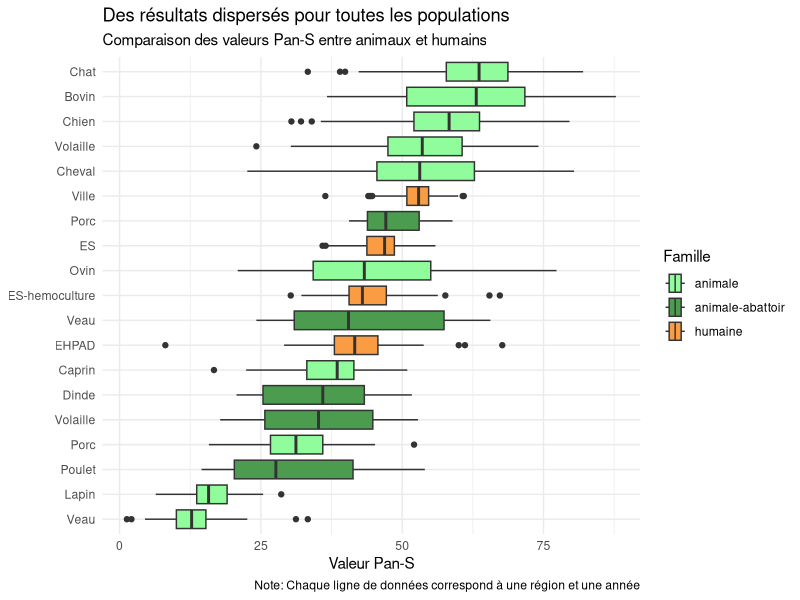
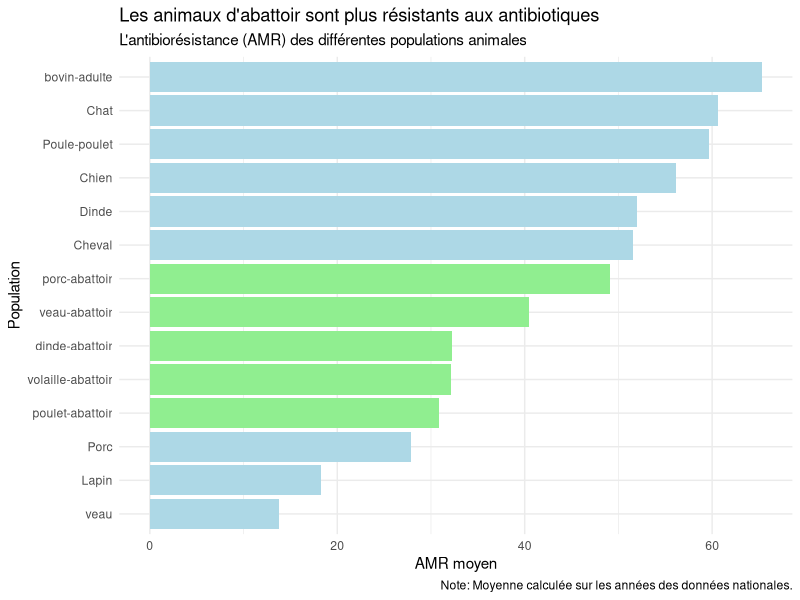
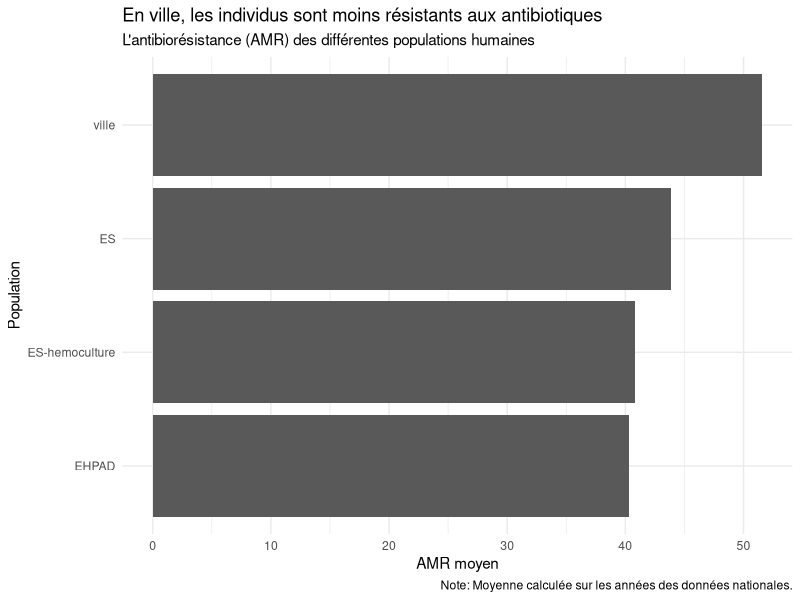
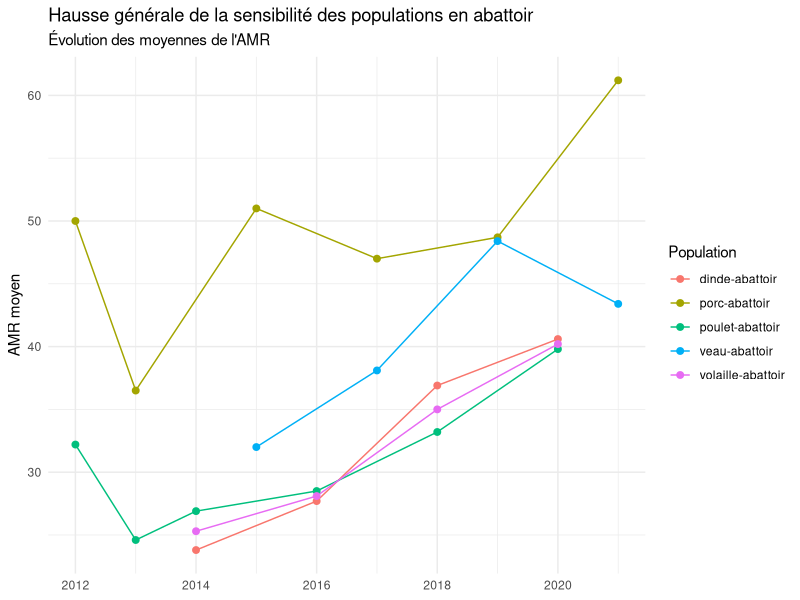
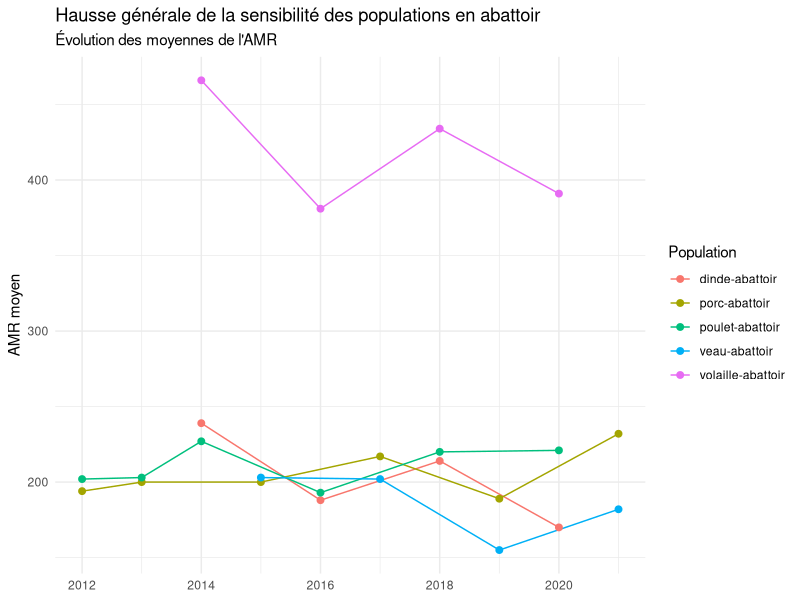
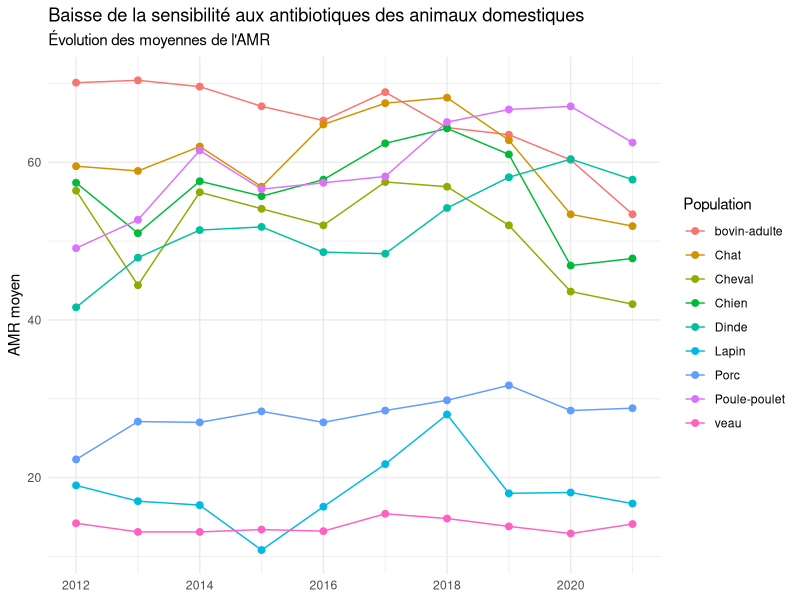
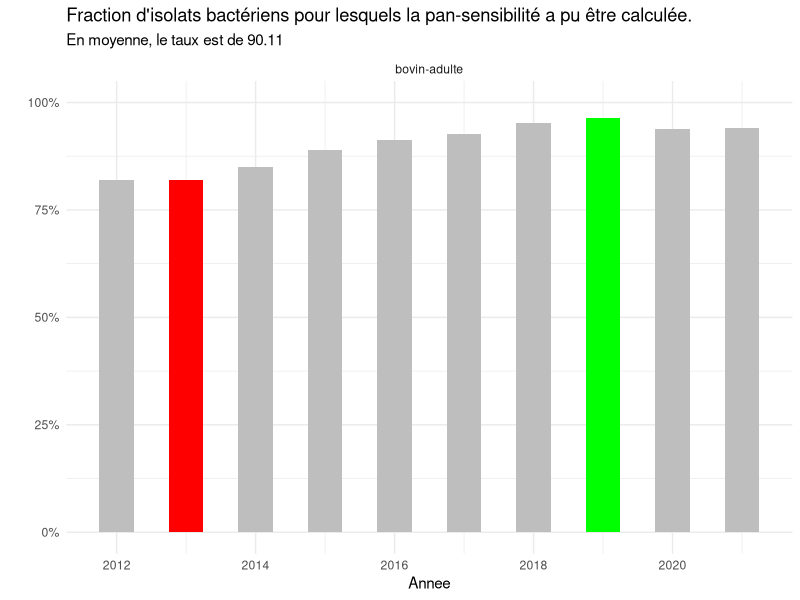
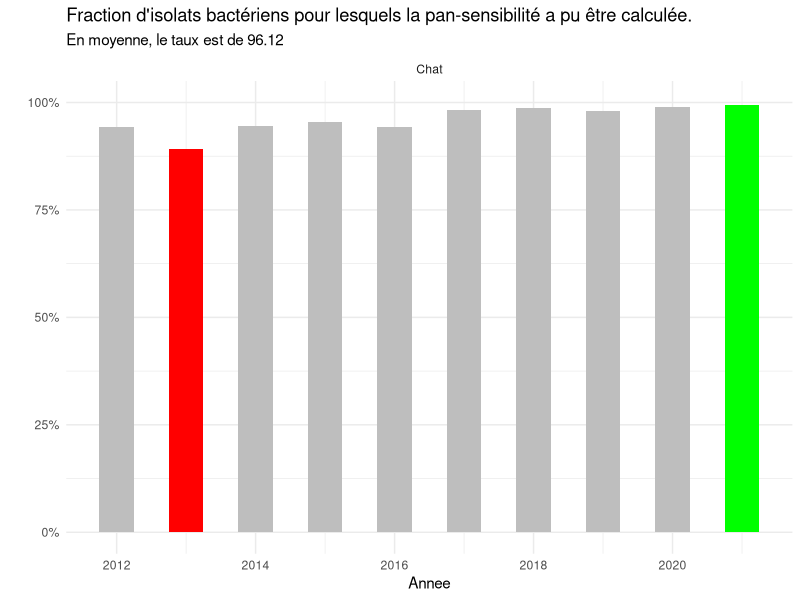

The R source for these figures, in order:
## ---- chunk 1
knitr::opts_chunk$set(echo = TRUE)
library(readxl)
library(tidyr)
library(dplyr)
library(ggplot2)
library(stringr)
## ---- chunk 2
AMR <- read_excel("donnees/donnees_AMR.xlsx")

# Données permettant d'étudier la perte d'effectif des pan-sensibles
ResapathFrance <- read_xlsx("donnees/ModeleCollecte_PROMISE_ResapathFrance.xlsx",sheet = "Modele de collecte")

# On renomme "bovin-abattoir" en "veau-abattoir"
AMR$population <- ifelse(AMR$population == "bovin-abattoir", "veau-abattoir", AMR$population)
## ---- chunk 3
AMR_nationale <- AMR %>%
  filter(region == "Nationale")
AMR_regionale <- AMR %>%
  filter(region != "Nationale")

AMR_nationale_animal <- AMR_nationale %>%
  filter(famille == "animale")
AMR_nationale_humain <- AMR_nationale %>%
  filter(famille == "humaine")

# Indicatrice selon que la population provient d'un abattoir ou non
AMR_nationale_animal$abattoir <- grepl("abattoir", AMR_nationale_animal$population, ignore.case = TRUE)

AMR_regionale$famille2 <- paste(AMR_regionale$famille, ifelse(grepl("abattoir", AMR_regionale$population, ignore.case = TRUE), "-abattoir", ""), sep = "")

# Uniformisation entre les différentes tables
ResapathFrance <- ResapathFrance%>%
  mutate(population = as.factor(population),
         `profil AMR`= as.factor(`profil AMR`),
         region = as.factor(region))

# On retire les observations SARM (ça supprime aussi les lignes vide)
ResapathFrance_sansSARM <- ResapathFrance%>%
  filter(`profil AMR` != "SARM", bacterie == "Escherichia coli")
## ---- chunk 4
label <- c("Veau", "Lapin", "Poulet", "Porc", "Volaille", "Dinde", "Caprin", "EHPAD", "Veau", "ES-hemoculture", "Ovin", "ES", "Porc", "Ville", "Cheval","Volaille", "Chien", "Bovin", "Chat")

ggplot(AMR_regionale, aes(x = `valeur AMR`, y = reorder(population, `valeur AMR`, mean), fill = famille2))+
  geom_boxplot()+
  labs(title = "Des résultats dispersés pour toutes les populations",
       subtitle = "Comparaison des valeurs Pan-S entre animaux et humains",
       caption = "Note: Chaque ligne de données correspond à une région et une année",
       y = NULL,
       x = "Valeur Pan-S",
       fill = "Famille")+
  theme_minimal()+
  scale_fill_manual(values = c("#90fc9b", "#4b9c4f", "#fa9c43"))+
  scale_y_discrete(labels = label)
## ---- chunk 5
moyenne_AMR <- AMR_nationale_animal %>%
  group_by(population, famille, abattoir) %>%
  summarize(moyenne_AMR = mean(`valeur AMR`)) %>%
  arrange(moyenne_AMR)

ggplot(moyenne_AMR, aes(x = moyenne_AMR, y = reorder(population, moyenne_AMR), fill = abattoir))+
  geom_bar(stat = "identity", position = "dodge") +
  labs(title = "Les animaux d'abattoir sont plus résistants aux antibiotiques",
       subtitle = "L'antibiorésistance (AMR) des différentes populations animales",
       caption = "Note: Moyenne calculée sur les années des données nationales.",
       y = "Population",
       x = "AMR moyen") +
  theme_minimal()  +
  guides(fill = FALSE) +
  scale_fill_manual(values = c("lightblue", "lightgreen"))

moyenne_AMR <- AMR_nationale_humain %>%
  group_by(population, famille) %>%
  summarize(moyenne_AMR = mean(`valeur AMR`)) %>%
  arrange(moyenne_AMR)

ggplot(moyenne_AMR, aes(x = moyenne_AMR, y = reorder(population, moyenne_AMR)))+
  geom_bar(stat = "identity", position = "dodge") +
  labs(title = "En ville, les individus sont moins résistants aux antibiotiques",
       subtitle = "L'antibiorésistance (AMR) des différentes populations humaines",
       caption = "Note: Moyenne calculée sur les années des données nationales.",
       y = "Population",
       x = "AMR moyen") +
  theme_minimal()
## ---- chunk 6
ggplot(AMR_nationale_animal[which(AMR_nationale_animal$abattoir == TRUE),], aes(x = annee, y = `valeur AMR`, group = population, color = population)) +
  geom_line(stat = "summary", fun = "mean") +
  geom_point(stat = "summary", fun = "mean", size = 2) +
  labs(title = "Hausse générale de la sensibilité des populations en abattoir",
       subtitle = "Évolution des moyennes de l'AMR",
       x = NULL,
       y = "AMR moyen",
       color = "Population") +
  theme_minimal()

ggplot(AMR_nationale_animal[which(AMR_nationale_animal$abattoir == TRUE),], aes(x = annee, y = `effectif AMR`, group = population, color = population)) +
  geom_line(stat = "summary", fun = "mean") +
  geom_point(stat = "summary", fun = "mean", size = 2) +
  labs(title = "Hausse générale de la sensibilité des populations en abattoir",
       subtitle = "Évolution des moyennes de l'AMR",
       x = NULL,
       y = "AMR moyen",
       color = "Population") +
  theme_minimal()

ggplot(AMR_nationale_animal[which(AMR_nationale_animal$abattoir == FALSE),], aes(x = annee, y = `valeur AMR`, group = population, color = population)) +
  geom_line(stat = "summary", fun = "mean") +
  geom_point(stat = "summary", fun = "mean", size = 2) +
  labs(title = "Baisse de la sensibilité aux antibiotiques des animaux domestiques",
       subtitle = "Évolution des moyennes de l'AMR",
       x = NULL,
       y = "AMR moyen",
       color = "Population") +
  theme_minimal()
## ---- chunk 7
table1 <- ResapathFrance_sansSARM %>%
  filter(`profil AMR` == "pan-sensible") %>%
  mutate(eff_pansensible = `effectif AMR`) %>%
  select(annee, population, eff_pansensible)

table2 <- ResapathFrance_sansSARM %>%
  filter(`profil AMR` == "C3G-R") %>%
  mutate(eff_C3G = `effectif AMR`) %>%
  select(annee, population, eff_C3G)

table_join <- merge(table1, table2, by = c("annee", "population"), all = TRUE)

for (pop in levels(table_join$population)){
  table_join1 <- table_join %>%
    filter(population == pop) %>%
    mutate(taux_eff = round((eff_pansensible * 100) / eff_C3G, 2),
           min_max_value = ifelse(taux_eff == max(taux_eff), "MAX", ifelse(taux_eff == min(taux_eff), "MIN", "none")))
  
  moyenne = round(mean(table_join1$taux_eff),2)
  
  plot <- ggplot(data = table_join1, aes(x = annee, y = taux_eff, fill = min_max_value))+
    geom_col(width = 0.5) + 
    theme_minimal()+                     
    labs(x = "Annee",
         y = "",
         title = "Fraction d'isolats bactériens pour lesquels la pan-sensibilité a pu être calculée.",
         subtitle = str_glue("En moyenne, le taux est de {moyenne}")) +
    facet_wrap(~population)+
    scale_y_continuous(labels = scales::number_format(suffix="%"), limits = c(0,100))+
    scale_fill_manual(values = c("MIN" = "red", "MAX" = "green","none" = "grey"), guide = "none")
  plot(plot)
}
## ---- chunk 8

table_join<-table_join%>%
  mutate(taux=(eff_pansensible/eff_C3G)*100)

# Boxplot pour représenter la variation intra-groupe

boxplot(taux ~ reorder(population, taux), data = table_join,
        main = "Valeur AMR par population sur la France entière",
        ylab = "Valeur AMR",
        xlab = "Population")

boxplot_taux<-ggplot(table_join, aes(x = reorder(population, taux), y = taux)) +
  geom_boxplot() +
  labs(title = "Variation de la fraction d'isolats bactériens pour lesquels la pan-sensibilité a pu \nêtre calculée au sein de chaque groupe étudié.",
       x = "Groupe",
       y = "taux de représentation",
       caption = str_glue("Cohorte : population animale au niveau National\nLecture : On remarque un taux de calcul plus faible pour les population lapin, Dinde et Poule-poulet"))+
  scale_y_continuous(labels =scales::number_format(suffix=" %"),limits=c(0,100))

